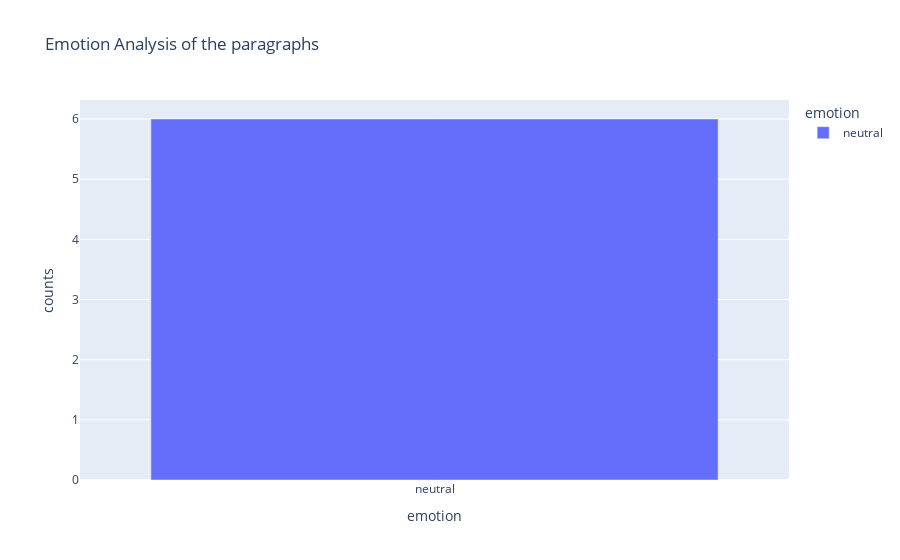

Notebook code for this chart:
### Code cell
plot_emotion_distribution(wikipedia_df)

### Figure 1 — Plotly figure (JSON) as saved in the notebook; plotly's stock layout.template omitted (floating-point values rounded to 4 significant figures)
{"data": [{"hovertemplate": "emotion=%{x}<br>counts=%{y}<extra></extra>", "legendgroup": "neutral", "marker": {"color": "#636efa", "pattern": {"shape": ""}}, "name": "neutral", "orientation": "v", "showlegend": true, "textposition": "auto", "type": "bar", "x": ["neutral"], "xaxis": "x", "y": [6], "yaxis": "y"}], "layout": {"barmode": "relative", "legend": {"title": {"text": "emotion"}, "tracegroupgap": 0}, "title": {"text": "Emotion Analysis of the paragraphs"}, "xaxis": {"anchor": "y", "categoryarray": ["neutral"], "categoryorder": "array", "domain": [0, 1], "title": {"text": "emotion"}}, "yaxis": {"anchor": "x", "domain": [0, 1], "title": {"text": "counts"}}}}
